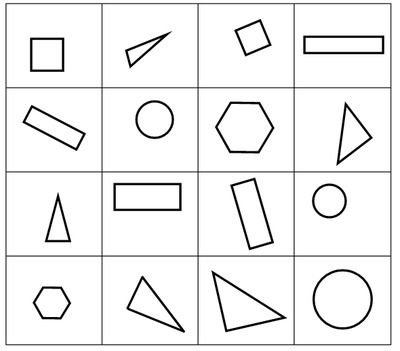
#> input picture Images/shapes.jpg, 400 x 351 px, found by its file name
$ python filters_original.py   (older library calls are emulated)
#> lines starting #> are read from the running program, lines starting #| are printed output that depends on the picture
import cv2
import numpy as np
from matplotlib import pyplot as plt


gray = cv2.imread("../images/shapes.jpg", 0)
#> gray is the input picture: shape (351, 400); min 0, max 255, mean 239.1
bgr = cv2.imread("../images/shapes_color.jpg")
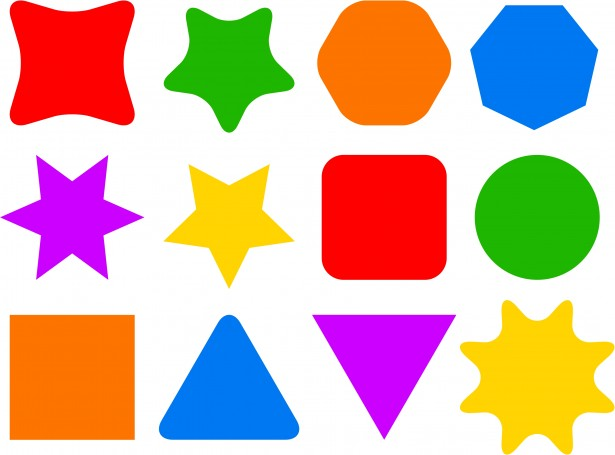
#> input picture Images/shapes_color.jpg, 615 x 455 px, found by its file name
#> bgr is the input picture: shape (455, 615, 3); mean B, G, R 162.9, 179.8, 213.3
hsv = cv2.cvtColor(bgr, cv2.COLOR_BGR2HSV)
#> hsv: shape (455, 615, 3); mean H, S, V 40.1, 126.1, 247

gauss = cv2.GaussianBlur(gray, (11, 11), 0)
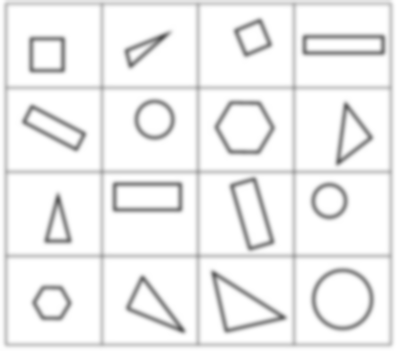
#> gauss: shape (351, 400); min 83, max 255, mean 239.1
bilat = cv2.bilateralFilter(gray, 5, sigmaColor=75, sigmaSpace=75)

#_, th3 = cv2.threshold(gray, 125, 255, cv2.THRESH_BINARY+cv2.THRESH_OTSU)

# [61 lines left out: functions compareEdges, compareThresholds, hueEdges, contourDetection, not called in this run]


def blobDetection(grayimg):
    parameters = cv2.SimpleBlobDetector_Params()

    parameters.filterByArea = True
    parameters.minArea = 10
    parameters.maxArea = 500
    parameters.filterByCircularity = True
    parameters.minCircularity = 0.01
    parameters.maxCircularity = 0.5
    parameters.filterByInertia = False
    parameters.minInertiaRatio = 1.0
    parameters.filterByConvexity = False
    parameters.minConvexity = 0.1

    detector = cv2.SimpleBlobDetector_create(parameters)

    keypoints = detector.detect(grayimg)
#> keypoints = ()
    imageWithKeypoints = cv2.drawKeypoints(grayimg,
                                           keypoints,
                                           np.array([]),
                                           (0,0,255),
                                           cv2.DrawMatchesFlags_DRAW_RICH_KEYPOINTS
                                           )
    cv2.imshow("Blobs", imageWithKeypoints)
    cv2.waitKey(0)
    cv2.destroyAllWindows()


# [6 lines left out: function showComparison, not called in this run]

#compareThresholds(bilat)
blobDetection(gauss)
#compareEdges(gauss)
#hueEdges(hsv)
#contourDetection(gray)
